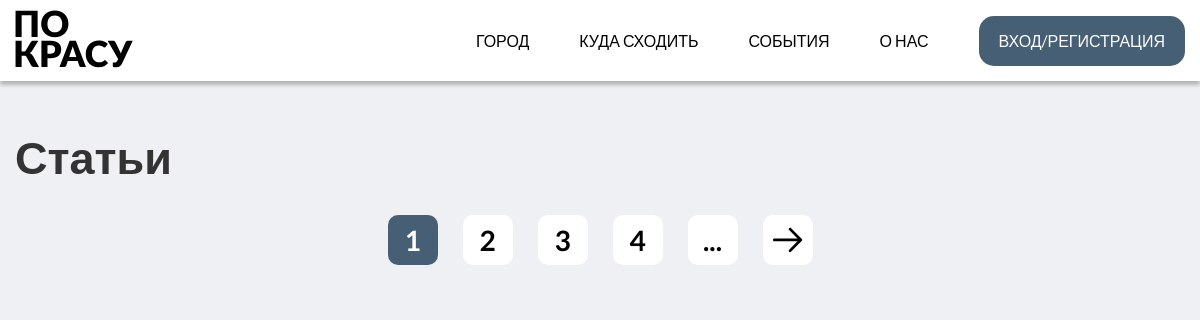
/articles/, run on an earlier commit of the app's database.
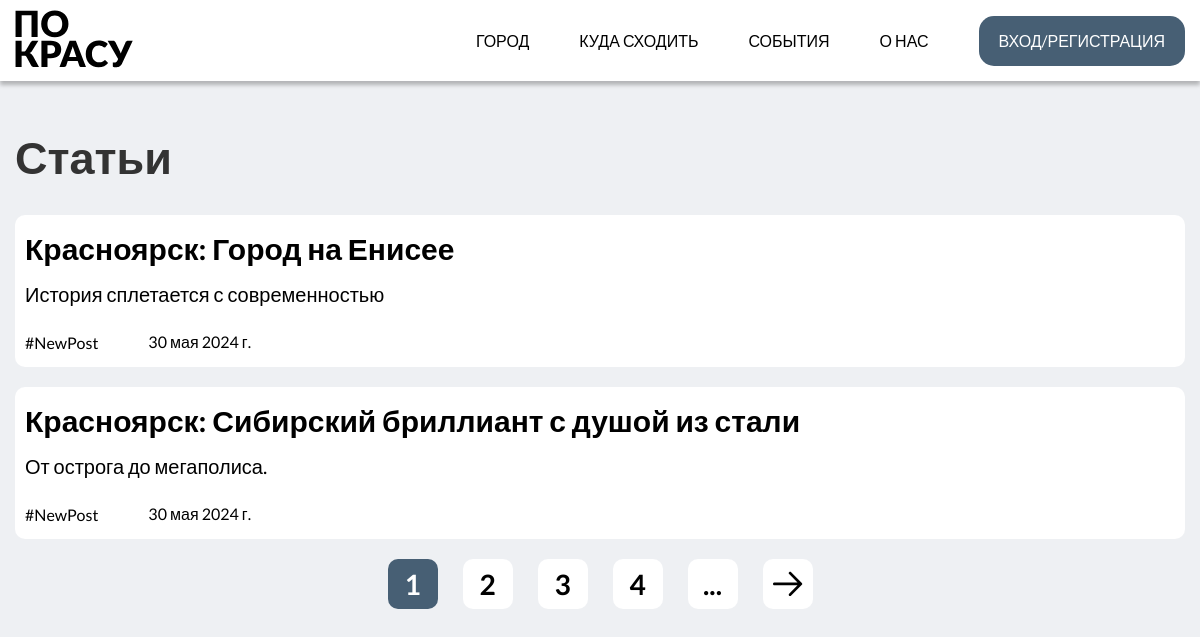
And on a later commit of the database.
### articles/models.py (models this page shows, shortened)
class Article(models.Model):
    id = models.AutoField(primary_key=True)
    title = models.CharField('Заголовок', max_length=200)
    subtitle = models.CharField('Подзаголовок', max_length=200)
    content = models.TextField('Текст статьи')
    date = models.DateField('Дата публикации', default=timezone.now)
    author = models.ForeignKey(User, on_delete=models.DO_NOTHING, null=True, blank=True)
    picture = models.ImageField(upload_to='articles/', null=True, blank=True)
    class Meta:
        verbose_name = 'Статья'
        verbose_name_plural = 'Статьи'

### articles/views.py (the view)
# urls.py: path('', views.index, name='articles'),
def index(request):
    articles = Article.objects.order_by('-date')
    return render(request, 'articles/articles_home.html', {'articles': articles})

### articles/templates/articles/articles_home.html (shortened to what this page needs)
{% load static %}
<!DOCTYPE html>
<html lang="ru">
<head>
    <link rel="stylesheet" href="{% static 'articles/css/style.css' %}">
</head>
<body>
    <header>
        <div class="wrapper">
            <div class="header">
                <a href="{% url 'main_page' %}"><img src="{% static 'main_page/img/logo.svg' %}" alt=""></a>
                <ul class="nav_menu">
                    <li><a href="{% url 'main_page' %}">Город</a></li>
                    <li><a href="{% url 'restaurants' %}">Куда сходить</a></li>
                    <li><a href="{% url 'articles' %}">События</a></li>
                    <li><a href="">О нас</a></li>
                    {% if user.is_authenticated %}
                        <li><a class="login_btn" href="{% url 'profile' %}">Профиль</a></li>
                    {% else %}
                        <li><a class="login_btn" href="{% url 'login' %}">Вход/Регистрация </a></li>
                    {% endif %}
                </ul>
            </div>
        </div>
    </header>
    <section id="blog">
        <div class="wrapper">
            <div class="blog_header">
                <h2>Статьи</h2>
            </div>
            <div class="blog">
                {% for el in articles %}
                    <a href="/articles/{{ el.id }}" class="post">
                    <h4>{{ el.title }}</h4>
                    <p>{{ el.subtitle }}</p>
                    <div class="post_footer">
                        <span class="teg">
                            #NewPost
                        </span>
                        <span class="date">
                            {{ el.date}}
                        </span>
                    </div>
                </a>
                {% endfor %}
                <div class="croshka">
                    <button class="active_btn">1</button>
                    <button>2</button>
                    <button>3</button>
                    <button>4</button>
                    <button>...</button>
                    <button><img src="{% static 'articles/img/arrow_right.svg' %}" alt=""></button>
                </div>
            </div>
        </div>
    </section>
</body>
</html>

What changed in the data, as far as the page shows it:
added Article: title "Красноярск: Город на Енисее", subtitle "История сплетается с современностью", date "30 мая 2024 г."
added Article: title "Красноярск: Сибирский бриллиант с душой из стали", subtitle "От острога до мегаполиса.", date "30 мая 2024 г."
